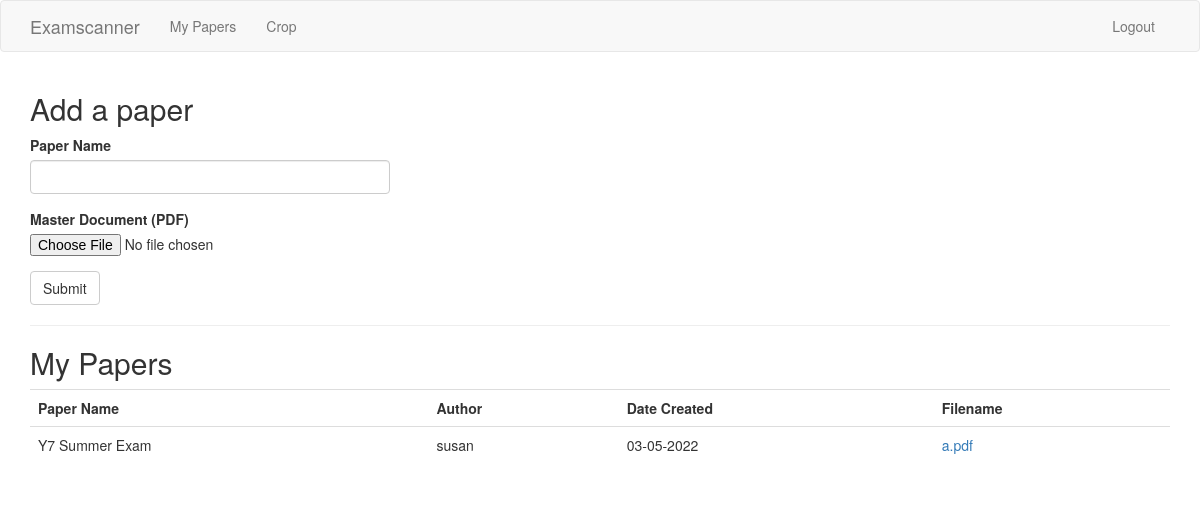
Page /user/susan (signed in) on the committed database.
### app/models.py (models this page shows, shortened)
class Paper(db.Model):
    id = db.Column(db.Integer, primary_key=True)
    paper_name = db.Column(db.String(140))
    filename = db.Column(db.String(300))
    created_time = db.Column(db.DateTime, index=True, default=datetime.utcnow)
    user_id = db.Column(db.Integer, db.ForeignKey('user.id'))

class User(UserMixin, db.Model):
    id = db.Column(db.Integer, primary_key=True)
    username = db.Column(db.String(64), index=True, unique=True)
    email = db.Column(db.String(120), index=True, unique=True)
    password_hash = db.Column(db.String(128))
    papers = db.relationship('Paper', backref='author', lazy='dynamic')

### app/routes.py (the view, shortened to what this page needs)
@app.route('/user/<username>', methods=['GET', 'POST'])
@login_required
def user(username):
    user = User.query.filter_by(username=username).first_or_404()
    papers=user.papers.all()
    form = PaperForm()
    return render_template('user.html', user=user, form=form, papers=papers)

### app/forms.py
class PaperForm(FlaskForm):
    paper = StringField('Paper Name', validators=[DataRequired(), Length(min=1, max=140)])
    file = FileField('Master Document (PDF)', validators=[FileRequired(), FileAllowed(['pdf'], 'Only PDF documents are allowed.')])
    submit = SubmitField('Submit')

### app/models.py (called while the page is built)
@login.user_loader
def load_user(id):
    return User.query.get(int(id))

### app/templates/user.html
{% extends "base.html" %}
{% import 'bootstrap/wtf.html' as wtf %}
{% block app_content %}
<h2>Add a paper</h2>
<div class="row">
    <div class="col-md-4">
        {{ wtf.quick_form(form) }}
    </div>
</div>
<hr>
<h2>My Papers</h2>
<table class="table">
    <th scope="col">Paper Name</th>
    <th scope="col">Author</th>
    <th scope="col">Date Created</th>
    <th scope="col">Filename</th>
    {% for paper in papers %}
    <tr valign="top">
        <td>{{ paper.paper_name }}</td>
        <td>{{ paper.author.username }}</td>
        <td>{{ paper.created_time.strftime('%d-%m-%Y') }}</td>
        <td><a href="{{ url_for('upload', filename=paper.filename) }}">{{ paper.filename }}</a></td>
    </tr>
    {% endfor %}
</table>
{% endblock %}

### rows in the picture
Paper: paper_name "Y7 Summer Exam", author.username "susan", created_time "03-05-2022", filename "a.pdf"
